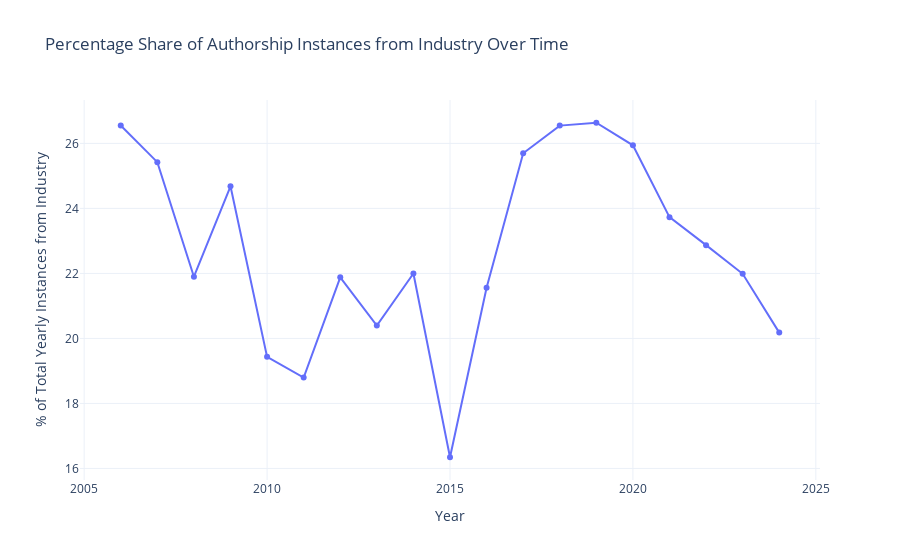

Notebook source saved alongside this figure:
### Markdown cell above
### H3: Rise of Industry

**Hypothesis:** The proportion of research contributions from industry-affiliated authors has steadily increased over time compared to academic institutions.

**Quantification:** Calculate the percentage share of total yearly authorship instances attributed to 'Industry' over time. Filter out "Unknown Type" instances.

### Code cell
# Filter out unknown types
type_df = df[df['Type'].isin(['Academia', 'Industry'])].copy() # Use isin for clarity

# Calculate counts per year and type
type_yearly_counts = type_df.groupby(['Year', 'Type']).size().reset_index(name='Count')

# Calculate total counts per year (known types only)
total_yearly_type_counts = type_yearly_counts.groupby('Year')['Count'].sum().reset_index(name='TotalYearlyCount')

# Merge totals back to calculate percentages
type_yearly_perc = pd.merge(type_yearly_counts, total_yearly_type_counts, on='Year')
type_yearly_perc['Percentage'] = (type_yearly_perc['Count'] / type_yearly_perc['TotalYearlyCount']) * 100

# Filter for Industry type
plot_data_h3 = type_yearly_perc[type_yearly_perc['Type'] == 'Industry']

# Create the interactive line plot
fig_h3 = px.line(plot_data_h3,
                 x='Year',
                 y='Percentage',
                 markers=True,
                 title='Percentage Share of Authorship Instances from Industry Over Time',
                 labels={'Percentage': '% of Total Yearly Instances from Industry', 'Year': 'Year'})

fig_h3.update_layout(hovermode="x unified")
fig_h3.show()

### Figure 1 — Plotly figure (JSON) as saved in the notebook; plotly's stock layout.template omitted (floating-point values rounded to 4 significant figures)
{"data": [{"hovertemplate": "Year=%{x}<br>% of Total Yearly Instances from Industry=%{y}<extra></extra>", "legendgroup": "", "line": {"color": "#636efa", "dash": "solid"}, "marker": {"symbol": "circle"}, "mode": "lines+markers", "name": "", "orientation": "v", "showlegend": false, "type": "scatter", "x": [2006, 2007, 2008, 2009, 2010, 2011, 2012, 2013, 2014, 2015, 2016, 2017, 2018, 2019, 2020, 2021, 2022, 2023, 2024], "xaxis": "x", "y": [26.55, 25.42, 21.9, 24.68, 19.43, 18.8, 21.88, 20.4, 22.0, 16.34, 21.56, 25.7, 26.55, 26.64, 25.94, 23.73, 22.87, 21.99, 20.18], "yaxis": "y"}], "layout": {"hovermode": "x unified", "legend": {"tracegroupgap": 0}, "title": {"text": "Percentage Share of Authorship Instances from Industry Over Time"}, "xaxis": {"anchor": "y", "domain": [0, 1], "title": {"text": "Year"}}, "yaxis": {"anchor": "x", "domain": [0, 1], "title": {"text": "% of Total Yearly Instances from Industry"}}}}
